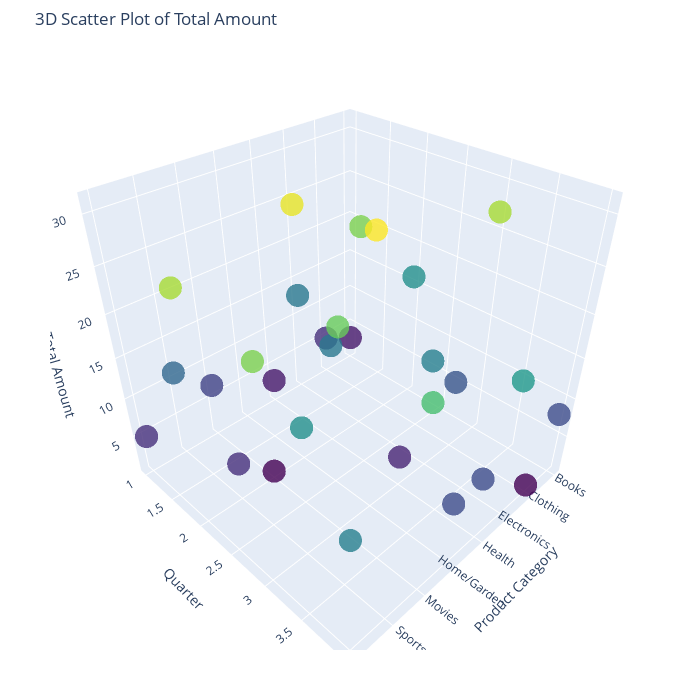

The cell this chart's notebook holds for it:
### Markdown cell above
## Analysis of Total Amount by Quarter and Product Category

### Code cell
# Create the data cube
data_cube_amount = pd.pivot_table(
    merged_df,
    values='amount',
    index='product_category',
    columns='quarter',
    aggfunc='sum'
)

# Transform the data cube to a suitable format for 3D plotting
categories_amount = data_cube_amount.index
quarters_amount = data_cube_amount.columns

# Create meshgrid for 3D plot
category_mesh_amount, quarter_mesh_amount = np.meshgrid(categories_amount, quarters_amount, indexing='ij')

# Flatten the meshgrid and extract the corresponding values
category_flat_amount = category_mesh_amount.flatten()
quarter_flat_amount = quarter_mesh_amount.flatten()
values_flat_amount = data_cube_amount.values.flatten()

# Create a 3D scatter plot
fig_amount = go.Figure(data=[go.Scatter3d(
    x=category_flat_amount,
    y=quarter_flat_amount,
    z=values_flat_amount,
    mode='markers',
    marker=dict(
        size=8,
        color=values_flat_amount,  # set color to the z values
        colorscale='Viridis',  # choose a colorscale
        opacity=0.8
    )
)])

# Update layout for better visualization
fig_amount.update_layout(
    title="3D Scatter Plot of Total Amount",
    scene=dict(
        xaxis_title='Product Category',
        yaxis_title='Quarter',
        zaxis_title='Total Amount'
    ),
    width=700,
    height=700,
    margin=dict(t=50, b=50, r=50, l=50)
)

# Display the plot inline
fig_amount.show()

### Figure 1 — Plotly figure (JSON) as saved in the notebook; plotly's stock layout.template omitted (floating-point values rounded to 4 significant figures)
{"data": [{"marker": {"color": [3, 16, 27, 8, 5, null, 9, 1, 13, 25, 14, 17, 3, 13, 4, 8, null, 30, 31, 8, 7, 1, 24, 22, 11, 5, 16, null, 5, 27, 25, 14], "colorscale": [[0, "#440154"], [0.1111, "#482878"], [0.2222, "#3e4989"], [0.3333, "#31688e"], [0.4444, "#26828e"], [0.5556, "#1f9e89"], [0.6667, "#35b779"], [0.7778, "#6ece58"], [0.8889, "#b5de2b"], [1, "#fde725"]], "opacity": 0.8, "size": 8}, "mode": "markers", "type": "scatter3d", "x": ["Books", "Books", "Books", "Books", "Clothing", "Clothing", "Clothing", "Clothing", "Electronics", "Electronics", "Electronics", "Electronics", "Health", "Health", "Health", "Health", "Home/Garden", "Home/Garden", "Home/Garden", "Home/Garden", "Movies", "Movies", "Movies", "Movies", "Sports", "Sports", "Sports", "Sports", "Toys", "Toys", "Toys", "Toys"], "y": [1, 2, 3, 4, 1, 2, 3, 4, 1, 2, 3, 4, 1, 2, 3, 4, 1, 2, 3, 4, 1, 2, 3, 4, 1, 2, 3, 4, 1, 2, 3, 4], "z": [3, 16, 27, 8, 5, null, 9, 1, 13, 25, 14, 17, 3, 13, 4, 8, null, 30, 31, 8, 7, 1, 24, 22, 11, 5, 16, null, 5, 27, 25, 14]}], "layout": {"height": 700, "margin": {"b": 50, "l": 50, "r": 50, "t": 50}, "scene": {"xaxis": {"title": {"text": "Product Category"}}, "yaxis": {"title": {"text": "Quarter"}}, "zaxis": {"title": {"text": "Total Amount"}}}, "title": {"text": "3D Scatter Plot of Total Amount"}, "width": 700}}
